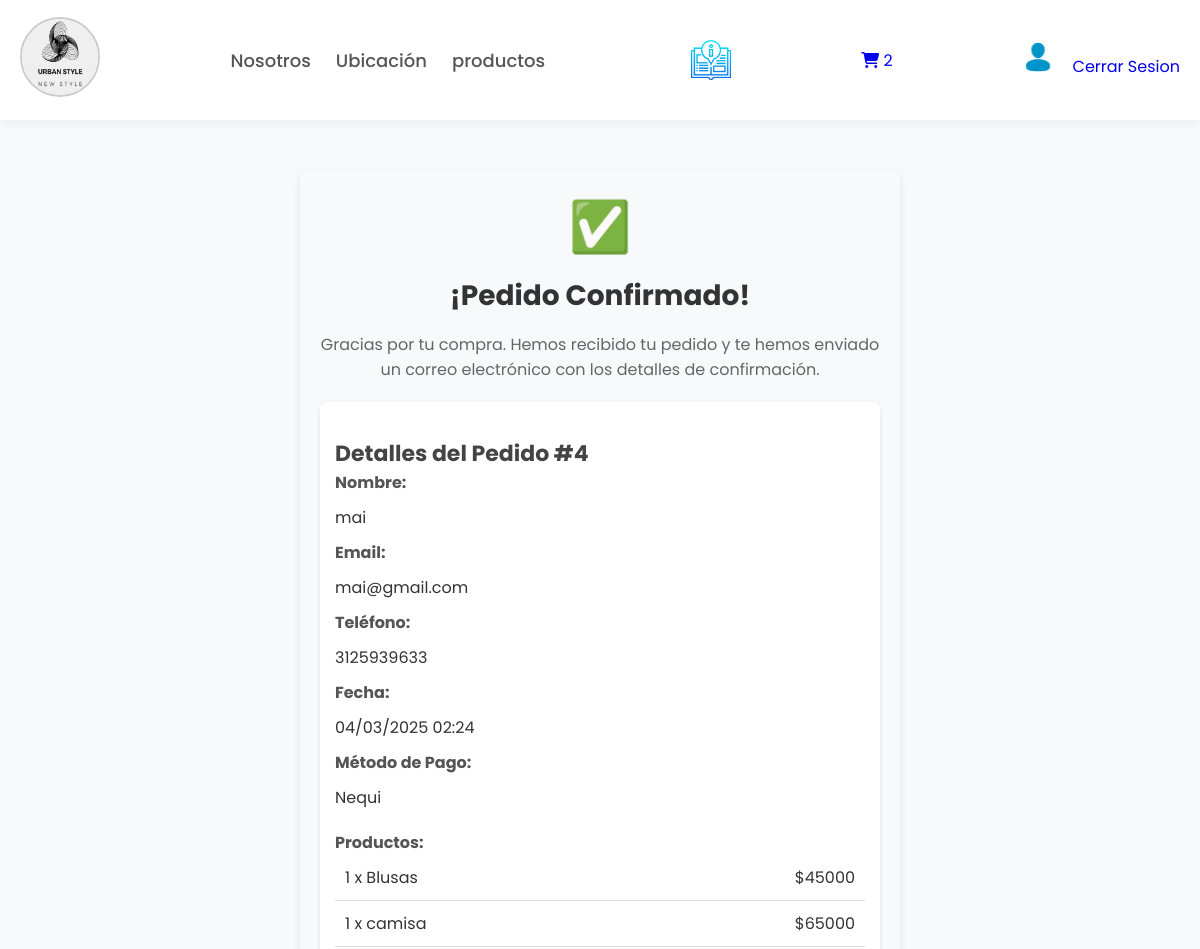
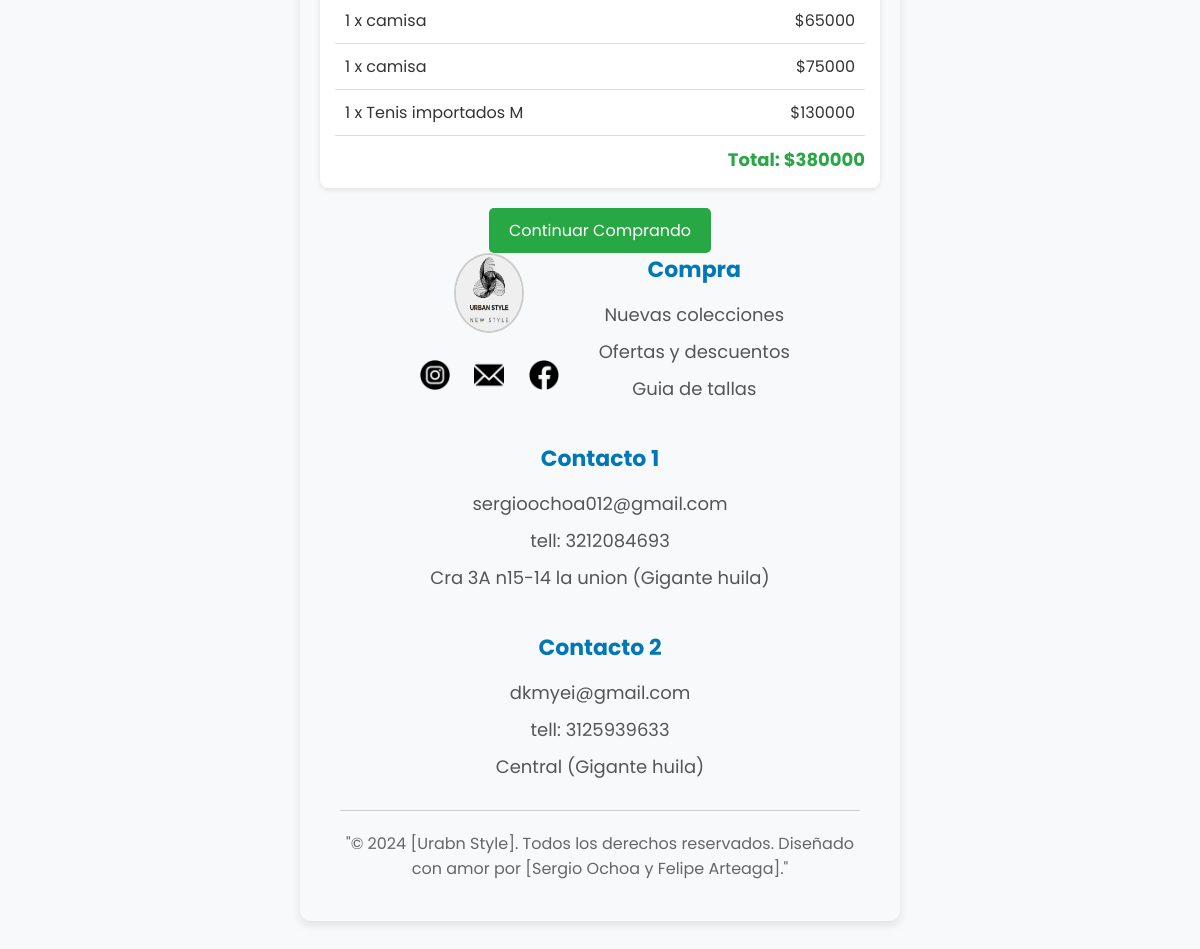
Page /confirmac/4/ (signed in) on the committed database (2 pictures, top to bottom).
### productos/models.py (models this page shows, shortened)
class Orden(models.Model):
    usuario = models.ForeignKey(User, on_delete=models.CASCADE, null=True, blank=True)
    nombre = models.CharField(max_length=200)
    email = models.EmailField()
    telefono = models.CharField(max_length=20)
    sesion_id = models.CharField(max_length=100, null=True, blank=True)
    total = models.DecimalField(max_digits=10, decimal_places=0)
    metodo_pago = models.CharField(
        max_length=20,
        choices=[('nequi', 'Nequi'), ('bancolombia', 'Bancolombia')]
    )
    pagado = models.BooleanField(default=False)
    fecha_creacion = models.DateTimeField(auto_now_add=True)

class OrdenItem(models.Model):
    orden = models.ForeignKey(Orden, related_name='items', on_delete=models.CASCADE)
    producto = models.ForeignKey("Producto", on_delete=models.CASCADE)
    precio = models.DecimalField(max_digits=10, decimal_places=0)
    cantidad = models.IntegerField(default=1)
    def subtotal(self):
        return self.precio * self.cantidad

class Producto(models.Model):
    nombre = models.CharField(max_length=200)
    descripcion = models.TextField()
    precio = models.DecimalField(max_digits=10, decimal_places=0)
    foto = models.ImageField(upload_to='productos/')
    fecha_creacion = models.DateField(auto_now_add=True)

### productos/views.py (the view)
# urls.py: path('confirmac/<int:orden_id>/', views.confirmacion, name='confirmar'),
def confirmacion(request, orden_id):
    try:
        if request.user.is_authenticated:
            orden = Orden.objects.get(id=orden_id, usuario=request.user)
        else:
            orden = Orden.objects.get(id=orden_id, sesion_id=request.session.session_key)
        items = OrdenItem.objects.filter(orden=orden)
        return render(request, 'confirmacion.html', {
            'orden': orden,
            'items': items
        })
    except Orden.DoesNotExist:
        messages.error(request, "Orden no encontrada")
        return redirect('productos')

### productos/templates/confirmacion.html (shortened to what this page needs)
{% extends 'base.html' %}
{% load static %}
{% block content %}
<link rel="stylesheet" href="{% static 'tienda/confirmacion.css' %}">
<div class="confirmacion-container">
    <div class="confirmacion-icon">✅</div>
    <h1 class="confirmacion-titulo">¡Pedido Confirmado!</h1>
    <div class="confirmacion-mensaje">
        Gracias por tu compra. Hemos recibido tu pedido y te hemos enviado un correo electrónico con los detalles de confirmación.
    </div>
    <div class="confirmacion-detalles">
        <h2 class="resumen-titulo">Detalles del Pedido #{{ orden.id }}</h2>
        <div class="confirmacion-datos">
            <div>
                <div class="datos-titulo">Nombre:</div>
                <div>{{ orden.nombre }}</div>
            </div>
            <div>
                <div class="datos-titulo">Email:</div>
                <div>{{ orden.email }}</div>
            </div>
            <div>
                <div class="datos-titulo">Teléfono:</div>
                <div>{{ orden.telefono }}</div>
            </div>
            <div>
                <div class="datos-titulo">Fecha:</div>
                <div>{{ orden.fecha_creacion|date:"d/m/Y H:i" }}</div>
            </div>
            <div>
                <div class="datos-titulo">Método de Pago:</div>
                <div>{{ orden.get_metodo_pago_display }}</div>
            </div>
        </div>
        <div class="confirmacion-items">
            <div class="datos-titulo">Productos:</div>
            {% for item in items %}
            <div class="confirmacion-item">
                <div>{{ item.cantidad }} x {{ item.producto.nombre }}</div>
                <div>${{ item.subtotal }}</div>
            </div>
            {% endfor %}
            <div class="confirmacion-total">
                Total: ${{ orden.total }}
            </div>
        </div>
    </div>
    <div class="confirmacion-acciones">
        <a href="{% url 'productos' %}" class="btn btn-success">
            Continuar Comprando
        </a>
    </div>
    <div class="confirmacion-acc
{% endblock %}

### productos/static/tienda/base.css (style rules this page uses)
* { margin: 0; padding: 0; box-sizing: border-box; text-decoration: none; list-style: none; font-family: "Poppins", sans-serif; }
body { background-color: #F8F9FA; color: #333; display: flex; flex-direction: column; min-height: 100vh; }

### productos/static/tienda/confirmacion.css (style rules this page uses)
.confirmacion-container { max-width: 600px; margin: 50px auto; padding: 20px; text-align: center; background-color: #f8f9fa; border-radius: 10px; box-shadow: 0px 4px 10px rgba(0, 0, 0, 0.1); }
.confirmacion-icon { font-size: 50px; color: #28a745; margin-bottom: 10px; }
.confirmacion-titulo { font-size: 28px; font-weight: bold; color: #333; }
.resumen-titulo { font-size: 22px; font-weight: bold; margin-top: 20px; color: #444; }
.confirmacion-mensaje { font-size: 16px; color: #666; margin: 15px 0; }
.confirmacion-detalles { text-align: left; margin-top: 20px; background: #fff; padding: 15px; border-radius: 8px; box-shadow: 0px 2px 5px rgba(0, 0, 0, 0.1); }
.confirmacion-datos div { margin-bottom: 10px; }
.datos-titulo { font-weight: bold; color: #555; }
.confirmacion-items { margin-top: 20px; }
.confirmacion-item { display: flex; justify-content: space-between; padding: 10px; border-bottom: 1px solid #ddd; }
.confirmacion-total { font-size: 18px; font-weight: bold; color: #28a745; text-align: right; margin-top: 10px; }
.confirmacion-acciones { margin-top: 20px; }
.btn-success { display: inline-block; padding: 10px 20px; background-color: #28a745; color: white; text-decoration: none; border-radius: 5px; transition: background 0.3s ease; }

### rows in the picture
Orden: id "4", nombre "mai", email "mai@gmail.com", telefono "3125939633", fecha_creacion "04/03/2025 02:24", metodo_pago "Nequi", total "380000"
OrdenItem: cantidad "1", producto.nombre "Blusas", subtotal "45000"
OrdenItem: cantidad "1", producto.nombre "camisa", subtotal "65000"
OrdenItem: cantidad "1", producto.nombre "camisa", subtotal "65000"
OrdenItem: cantidad "1", producto.nombre "camisa", subtotal "75000"
OrdenItem: cantidad "1", producto.nombre "Tenis importados M", subtotal "130000"

### other values in the picture
{{ total_items }} "2"
